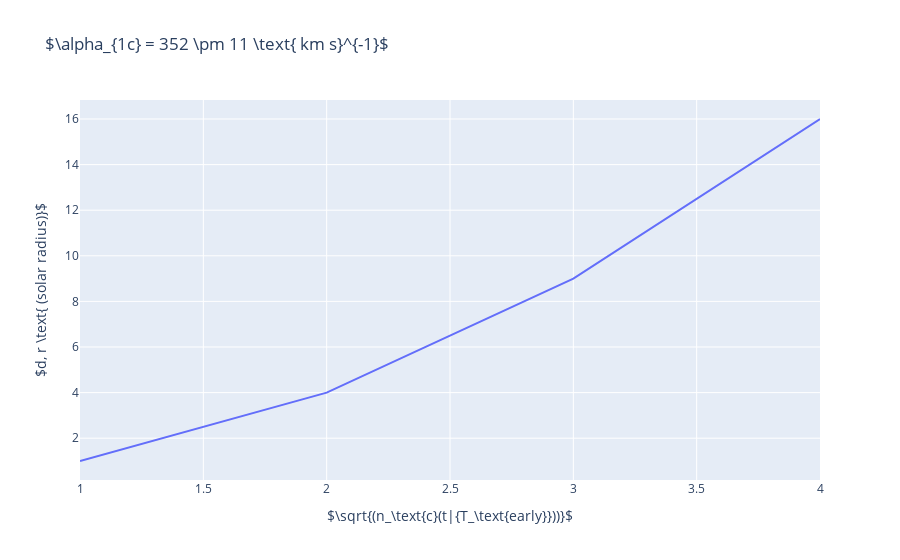

Notebook code for this chart:
### Code cell
fig = px.line(x=[1, 2, 3, 4], y=[1, 4, 9, 16], title=r'$\alpha_{1c} = 352 \pm 11 \text{ km s}^{-1}$')
fig.update_layout(
    xaxis_title=r'$\sqrt{(n_\text{c}(t|{T_\text{early}}))}$',
    yaxis_title=r'$d, r \text{ (solar radius)}$'
)
fig.show()
py.offline.plot(fig,filename=f"output/latex.html")

### Figure 1 — Plotly figure (JSON) as saved in the notebook; plotly's stock layout.template omitted (floating-point values rounded to 4 significant figures)
{"data": [{"hovertemplate": "x=%{x}<br>y=%{y}<extra></extra>", "legendgroup": "", "line": {"color": "#636efa", "dash": "solid"}, "marker": {"symbol": "circle"}, "mode": "lines", "name": "", "orientation": "v", "showlegend": false, "type": "scatter", "x": [1, 2, 3, 4], "xaxis": "x", "y": [1, 4, 9, 16], "yaxis": "y"}], "layout": {"autosize": true, "legend": {"tracegroupgap": 0}, "title": {"text": "$\\alpha_{1c} = 352 \\pm 11 \\text{ km s}^{-1}$"}, "xaxis": {"anchor": "y", "autorange": true, "domain": [0, 1], "range": [1, 4], "title": {"text": "$\\sqrt{(n_\\text{c}(t|{T_\\text{early}}))}$"}, "type": "linear"}, "yaxis": {"anchor": "x", "autorange": true, "domain": [0, 1], "range": [0.1667, 16.83], "title": {"text": "$d, r \\text{ (solar radius)}$"}, "type": "linear"}}}
